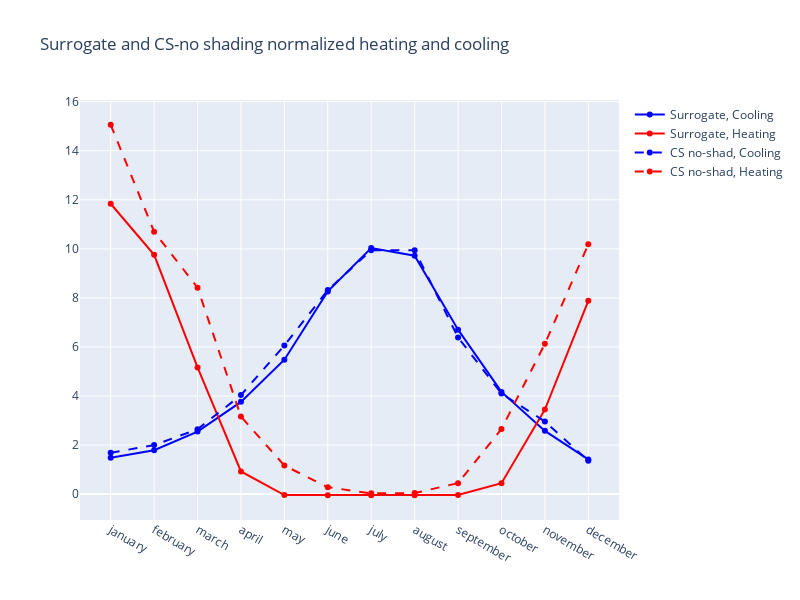

Notebook cell for this chart:
### Code cell
import plotly.graph_objects as go

fig = go.Figure()


fig.add_trace(
    go.Scatter(
        x = umi_df_mon_norm.columns,
        y = shallow_monthly_predictions["Cooling"].multiply(tfa, axis=0).sum(axis=0).divide(tfa.sum()*COP_COOLING),
        mode='lines+markers',
        name = "Surrogate, Cooling",
        line=dict(color="blue")
    )
)
fig.add_trace(
    go.Scatter(
        x = umi_df_mon_norm.columns,
        y = shallow_monthly_predictions["Heating"].multiply(tfa, axis=0).sum(axis=0).divide(tfa.sum()*COP_HEATING),
        mode='lines+markers',
        name = "Surrogate, Heating",
        line=dict(color="red")
    )
)
fig.add_trace(
    go.Scatter(
        x = umi_df_mon_norm.columns,
        y = CS_shallow_building_results['cooling'].multiply(tfa, axis=0).sum(axis=0).divide(tfa.sum()),
        mode='lines+markers',
        name = "CS no-shad, Cooling",
        line=dict(color="blue", dash='dash')
    )
)
fig.add_trace(
    go.Scatter(
        x = umi_df_mon_norm.columns,
        y = CS_shallow_building_results['heating'].multiply(tfa, axis=0).sum(axis=0).divide(tfa.sum()),
        mode='lines+markers',
        name = "CS no-shad, Heating",
        line=dict(color="red", dash='dash')
    )
)

# colors = []
# for i in range(4):
#     fig.data[i].line.color = colors[i]
fig.update_layout(
    title="Surrogate and CS-no shading normalized heating and cooling",
    autosize=False,
    width=800,
    height=600,
)
fig.show()

### Figure 1 — Plotly figure (JSON) as saved in the notebook; plotly's stock layout.template omitted (floating-point values rounded to 4 significant figures)
{"data": [{"line": {"color": "blue"}, "mode": "lines+markers", "name": "Surrogate, Cooling", "type": "scatter", "x": ["january", "february", "march", "april", "may", "june", "july", "august", "september", "october", "november", "december"], "y": [1.481, 1.788, 2.55, 3.761, 5.48, 8.266, 10.04, 9.72, 6.705, 4.166, 2.578, 1.414]}, {"line": {"color": "red"}, "mode": "lines+markers", "name": "Surrogate, Heating", "type": "scatter", "x": ["january", "february", "march", "april", "may", "june", "july", "august", "september", "october", "november", "december"], "y": [11.84, 9.756, 5.165, 0.9245, -0.03988, -0.04614, -0.04721, -0.04474, -0.03772, 0.4416, 3.447, 7.88]}, {"line": {"color": "blue", "dash": "dash"}, "mode": "lines+markers", "name": "CS no-shad, Cooling", "type": "scatter", "x": ["january", "february", "march", "april", "may", "june", "july", "august", "september", "october", "november", "december"], "y": [1.687, 1.997, 2.645, 4.037, 6.061, 8.318, 9.947, 9.945, 6.39, 4.1, 2.96, 1.358]}, {"line": {"color": "red", "dash": "dash"}, "mode": "lines+markers", "name": "CS no-shad, Heating", "type": "scatter", "x": ["january", "february", "march", "april", "may", "june", "july", "august", "september", "october", "november", "december"], "y": [15.06, 10.7, 8.418, 3.164, 1.162, 0.282, 0.02976, 0.04185, 0.4467, 2.654, 6.129, 10.19]}], "layout": {"autosize": false, "height": 600, "title": {"text": "Surrogate and CS-no shading normalized heating and cooling"}, "width": 800}}
